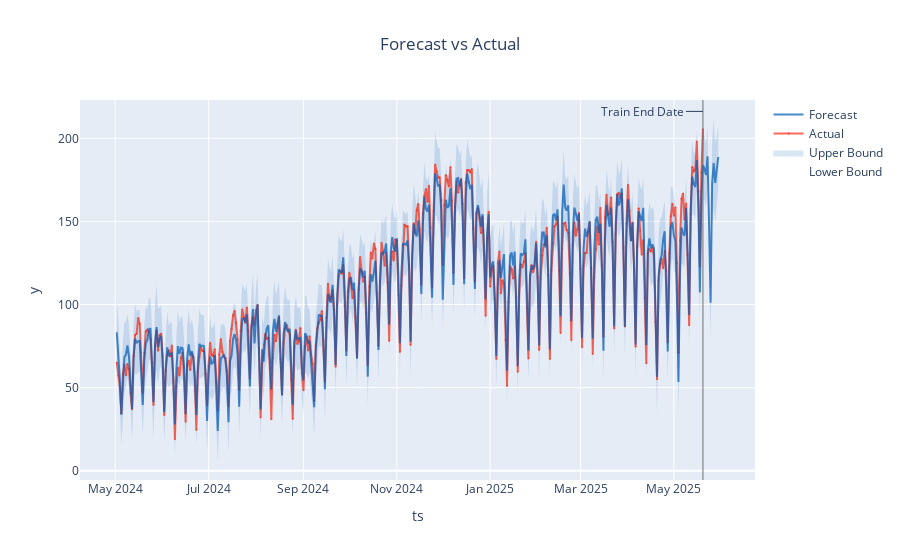

Notebook code cell kept with this figure:
### Code cell
result_auto.forecast.plot()

### Figure 1 — Plotly figure (JSON) as saved in the notebook; plotly's stock layout.template omitted (floating-point values rounded to 4 significant figures; data arrays with more than 128 entries replaced by an {"elided": "..."} marker saying what was removed)
{"data": [{"legendgroup": "interval", "line": {"color": "rgba(0, 90, 181, 0.5)", "width": 0}, "mode": "lines", "name": "Lower Bound", "type": "scatter", "x": {"elided": "394 str values"}, "y": {"elided": "394 float values"}}, {"fill": "tonexty", "fillcolor": "rgba(0, 90, 181, 0.15)", "legendgroup": "interval", "line": {"color": "rgba(0, 90, 181, 0.5)", "width": 0}, "mode": "lines", "name": "Upper Bound", "type": "scatter", "x": {"elided": "394 str values"}, "y": {"elided": "394 float values"}}, {"line": {"color": "rgba(250, 43, 20, 0.7)"}, "marker": {"color": "rgba(250, 43, 20, 0.7)", "size": 2}, "mode": "lines+markers", "name": "Actual", "opacity": 1, "type": "scatter", "x": {"elided": "394 str values"}, "y": {"elided": "394 float values"}}, {"line": {"color": "rgba(0, 90, 181, 0.7)", "dash": "solid"}, "name": "Forecast", "type": "scatter", "x": {"elided": "394 str values"}, "y": {"elided": "394 float values"}}], "layout": {"annotations": [{"arrowhead": 0, "ax": -60, "ay": 0, "showarrow": true, "text": "Train End Date", "x": "2025-05-20T00:00:00", "xref": "x", "y": 0.97, "yref": "paper"}], "legend": {"traceorder": "reversed"}, "shapes": [{"line": {"color": "rgba(100, 100, 100, 0.9)", "width": 1}, "type": "line", "x0": "2025-05-20T00:00:00", "x1": "2025-05-20T00:00:00", "xref": "x", "y0": 0, "y1": 1, "yref": "paper"}], "showlegend": true, "title": {"text": "Forecast vs Actual", "x": 0.5}, "xaxis": {"title": {"text": "ts"}}, "yaxis": {"title": {"text": "y"}}}}
